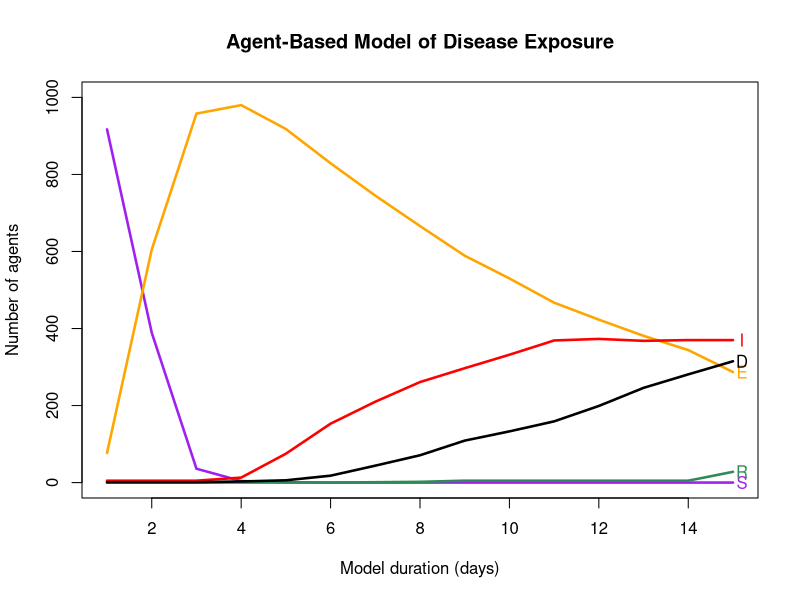

Recreate this plot in R.
"Finished part 11, part 12 below:
https://www.youtube.com/watch?v=Gpr7gEdiN0w"
# agent_no is a label
# state = S (susceptible) or E (exposed)
# I = infected, R = recovered, D = dead
# mixing describes interaction with other agents


# deps --------------------------------------------------------------------
library(here)

model_params <- data.frame(
  pop = 1000,
  no_days = 15,
  maxmix = 5,
  s2e = 0.2,
  e2i = 0.9,
  i2d = 0.1
)

# -------------------------------------------------------------------------
# define a population of agents
"
npop = number of agents
num_e = number of agents exposed
num_i = number of agents infected
"
create_agents <- function(npop, num_e, num_i, agents = data.frame()) {
  agents <- data.frame(
    agent_no = 1:npop,
    state = "S",
    mixing = runif(npop, 0, 1),
    days_exposed = 0,
    days_infected = 0,
    stringsAsFactors = FALSE
  )
  # ensure num_e are exposed
  agents$state[1:num_e] <- "E"
  # how long were they exposed (after 14 days they recover)
  agents$days_exposed[agents$state == "E"] <- rbinom(num_e, 13, 0.5) + 1
  # ensure num_i are infected
  infected_index <- num_e + 1:num_i
  agents$state[infected_index] <- "I"
  # how long were they infected?
  agents$days_infected[infected_index] <- rbinom(num_i, 12, 0.5) + 1

  print(sprintf("Population: %s", nrow(agents)))
  print(table(agents$state))
  return(agents)
}

agents <- create_agents(model_params$pop, num_e = 5, num_i = 5)


# helper funcs ------------------------------------------------------------
# avoiding complexity hooks
# this will be used on every individual in the population (defined as i in
# `run_encounters()`)
expose_agents <- function(agent_df, encounters, individual, param_df) {
  # alter conditions on encounters
  for (j in seq_along(encounters)) {
    encounter <- agent_df[encounters[j], ]
    if (encounter$state == "E") {
      # model an infection risk based on s2e param
      infection_risk <- runif(1, 0, 1)
      if (infection_risk > param_df$s2e) {
        # only infect if above 0.5
        agent_df$state[individual] <- "E"
      }
    }
  }
  return(agent_df$state[individual])
}



# -------------------------------------------------------------------------
# run the encounters
run_encounters <- function(agent_df, param_df) {
  # grab the susceptible agents' index
  npop <- nrow(agent_df)
  sus_agents <- (1:npop)[agent_df$state == "S"]
  # when mixing, mix only with susceptible or exposed, logic is that infected
  # or recvering should be isolating, dead people shouldn't be mixed with.
  sus_exposed_agents <- (1:npop)[agent_df$state == "S" | agent_df$state == "E"]
  for (i in sus_agents) {


    # determine agents propensity to mix
    mix_likelihood <- agent_df$mixing[i]
    # find the number of agents encountered
    # small No.s get rounded to 0 and throw downstream error, therefore
    # always encounter 1
    num_encountered <- round(
      (mix_likelihood * param_df$maxmix) + 1,
      digits = 0
    )
    # retrieve the agents encountered
    agents_encountered <- sample(
      # updating to limit the population members
      sus_exposed_agents,
      size = num_encountered,
      replace = TRUE,
      prob = agent_df$mixing[sus_exposed_agents]
    )
    # alter conditions on encounters
    agent_df$state[i] <- expose_agents(
      agent_df, agents_encountered,
      individual = i, param_df = model_params
    )
  }
  # grab the exposed agents and increment their exposure duration
  exposed <- (1:npop)[agent_df$state == "E"]
  agent_df$days_exposed[exposed] <- agent_df$days_exposed[exposed] + 1
  # Recover on the 15th day
  recovering <- (1:npop)[agent_df$days_exposed > 14]
  agent_df$state[recovering] <- "R"
  # change exposed people to infected
  infecting <- (1:npop)[agent_df$state == "E" & agent_df$days_exposed > 3]
  # give a random chance of becoming infected
  for (i in infecting) {
    infection_risk <- runif(1, 0, 1)
    if (infection_risk > param_df$e2i) {
      agent_df$state[i] <- "I"
    }
  }
  # increment the time infected
  inf_incrementing <- (1:param_df$pop)[agent_df$state == "I"]
  agent_df$days_infected[inf_incrementing] <- agent_df$days_infected[
    inf_incrementing
  ] + 1
  # Infected surviving to day 15 will recover
  inf_recovering <- (1:param_df$pop)[
    agent_df$state == "I" & agent_df$days_infected > 14
  ]
  agent_df$state[inf_recovering] <- "R"
  # if not recovered, model chance of death
  still_infected <- (1:param_df$pop)[
    agent_df$state == "I" & agent_df$days_infected < 15
  ]
  agent_df$state[still_infected] <- ifelse(
    runif(length(still_infected), 0, 1) > param_df$i2d,
    "I",
    "D"
  )

  return(agent_df)
}

# moving agents through time -----------------------------------------------

run_time <- function(agent_table, out_df, param_df) {
  message(sprintf(
    "moving %s people through %s days",
    param_df$pop, param_df$no_days
  ))
  for (k in 1:param_df$no_days) {
    agent_table <- run_encounters(
      agent_df = agent_table, param_df = param_df
    )
    # format should be df as input
    # update output df
    out_df$E[k] <- length(agent_table$state[agent_table$state == "E"])
    out_df$S[k] <- length(agent_table$state[agent_table$state == "S"])
    out_df$I[k] <- length(agent_table$state[agent_table$state == "I"])
    out_df$R[k] <- length(agent_table$state[agent_table$state == "R"])
    out_df$D[k] <- length(agent_table$state[agent_table$state == "D"])
  }
  return(out_df)
}

output_df <- run_time(
  agents,
  out_df = data.frame(
    "E" = rep(0, model_params$no_days),
    "S" = rep(0, model_params$no_days),
    "I" = rep(0, model_params$no_days),
    "R" = rep(0, model_params$no_days),
    "D" = rep(0, model_params$no_days)
  ),
  model_params
)

# visualise ---------------------------------------------------------------
linwt <- 2.5

png(here("www/output_plot.png"), width = 1920, height = 1080)
plot(
  1:model_params$no_days, output_df$S,
  main = "Agent-Based Model of Disease Exposure",
  xlab = "Model duration (days)", ylab = "Number of agents",
  type = "l", col = "purple",
  ylim = c(0, model_params$pop),
  lwd = linwt
)
mysubtitle <- sprintf(
  "%s agents over %s days",
  model_params$pop, model_params$no_days
)
mtext(side = 3, line = 0.6, at = -0.09, adj = -7.3, cex = 0.9, mysubtitle)
lab_nudge <- 0.2
text(
  x = model_params$no_days + lab_nudge, y = tail(output_df$S, 1),
  label = "S", col = "purple"
)
lines(1:model_params$no_days, output_df$E, col = "orange", lwd = linwt)
text(
  x = model_params$no_days + lab_nudge, y = tail(output_df$E, 1),
  label = "E", col = "orange"
)
lines(1:model_params$no_days, output_df$I, col = "red", lwd = linwt)
text(
  x = model_params$no_days + lab_nudge, y = tail(output_df$I, 1),
  label = "I", col = "red"
)
lines(1:model_params$no_days, output_df$R, col = "seagreen", lwd = linwt)
text(
  x = model_params$no_days + lab_nudge, y = tail(output_df$R, 1),
  label = "R", col = "seagreen"
)
lines(1:model_params$no_days, output_df$D, col = "black", lwd = linwt)
text(
  x = model_params$no_days + lab_nudge, y = tail(output_df$D, 1),
  label = "D", col = "black"
)
dev.off()
